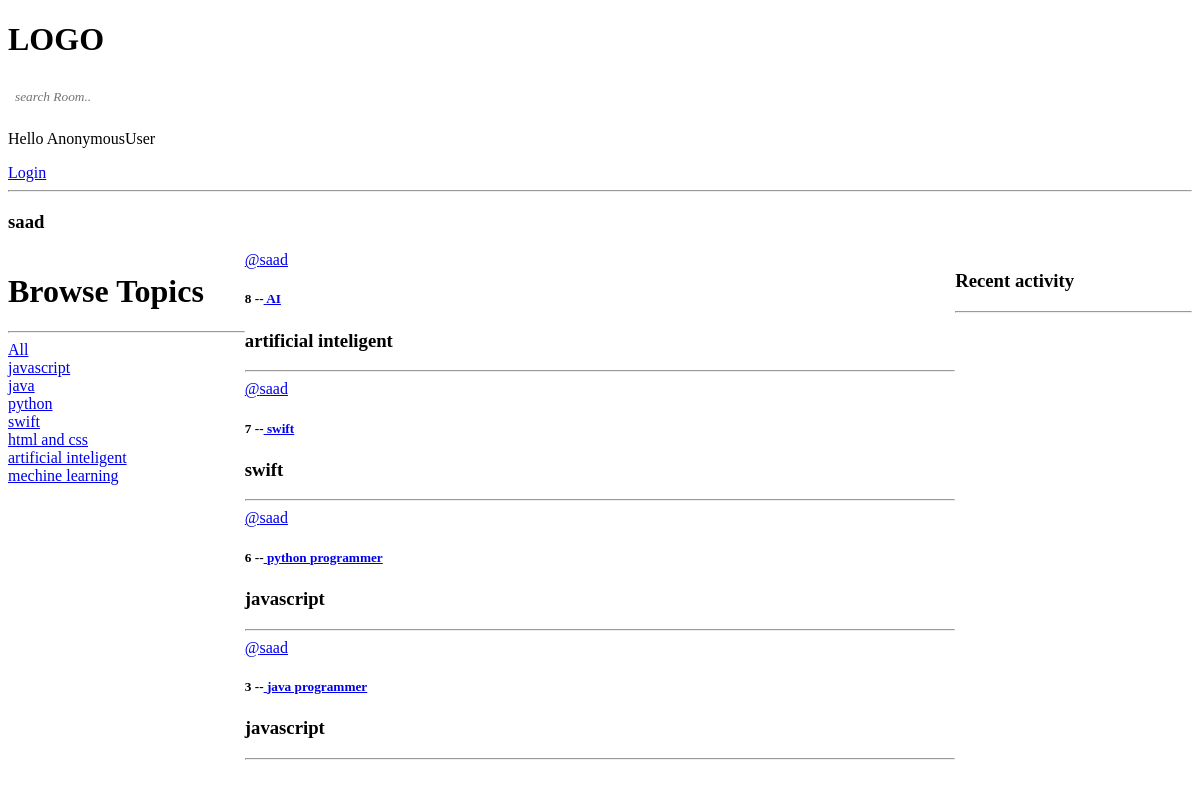
/user-profile/1, run on an earlier commit of the app's database.
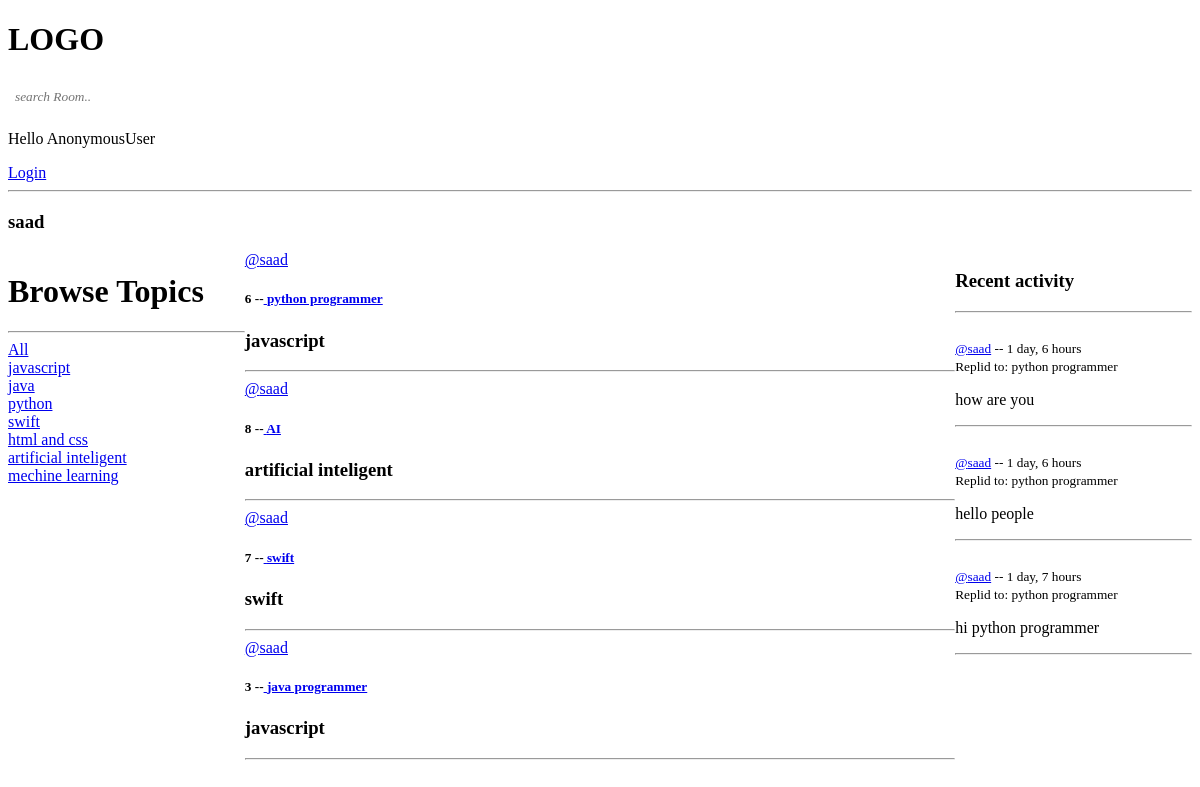
And on a later commit of the database.
### user/models.py (models this page shows)
class Topic (models.Model):
    name=models.CharField(max_length=200)
    def __str__(self):
        return self.name

class Room (models.Model):
    host =models.ForeignKey(User, on_delete=models.SET_NULL, null=True)
    topic =models.ForeignKey(Topic, on_delete=models.SET_NULL, null=True)
    name =models.CharField(max_length=200)
    description=models.TextField(null=True, blank=True)
    participants =models.ManyToManyField(
        User, related_name='participants', blank=True)
    updated=models.DateTimeField(auto_now=True)
    created=models.DateTimeField(auto_now_add=True)
    class Meta:
        ordering=['-updated','-created'] #
    def __str__(self) :
        return self.name

class Message (models.Model):
    user =models.ForeignKey(User, on_delete=models.CASCADE)
    room =models.ForeignKey(Room, on_delete=models.CASCADE)
    body =models.TextField(default='Default message')
    updated=models.DateTimeField(auto_now=True)
    created =models.DateTimeField(auto_now_add=True)
    class Meta:
        ordering=['-updated','-created']
    def __str__(self):
        return self.body[0:50]

### user/views.py (the view)
# urls.py: path('user-profile/<str:pk>', views.profile, name='user-profile'),
def profile (request, pk):
    user =User.objects.get(id=pk)
    rooms =user.room_set.all() # only show which user profile you want to check that user room contain you can see
    topics= Topic.objects.all()
    room_messages =user.message_set.all() # only show which user profile you want to check that user message you can see
    context={'user':user, 'rooms':rooms ,'topics':topics, 'room_messages':room_messages}
    return render (request, 'base/profile.html', context)

### templates/base/profile.html (shortened to what this page needs)
{% extends 'base/main.html' %}
{% block content %}
<h3> {{user.username}}</h3>
<div class="profile-container">
    <div>
        {% include 'base/topic_component.html' %}
    </div>
    <div>
        {% include 'base/feed_component.html' %}
    </div>
    <div>
       {% include 'base/activity_component.html' %}
    </div>
</div>
{% endblock content%}

### templates/base/topic_component.html
<h1> Browse Topics</h1>
<hr>
<div>
    <a class="topic-style" href="{% url 'home' %}">All</a>
</div>
 {% for topic in topics %}
    <div>
        <a class="topic-style" href ="{% url 'home' %}?q={{topic.name}}">{{topic.name}}</a>
    </div>
 {% endfor %}

### templates/base/feed_component.html (shortened to what this page needs)
{%for room in rooms%}
<div>
    <a href="{% url 'user-profile' room.host.id %}">@{{room.host.username}}</a>
    <h5>
    {{room.id}} --<a class="room-name-style" href="{% url 'room' room.id %}"> {{room.name}} </a>
    </h5>
    <h3 >{{room.topic}}</h3>
    <hr>
</div>
{% endfor %}

### templates/base/activity_component.html (shortened to what this page needs)
<h3>Recent activity </h3>
        <hr>
        <div>
            {% for message in room_messages %}
            <br>
            <small><a href="{% url 'user-profile' message.user.id %}">@{{message.user}}</a> -- {{message.created|timesince}}</small>
            <br>
            <small>Replid to: {{message.room}}</small>
            <p>{{message}}</p>
            <hr>
            {% endfor%}
        </div>

What changed in the data, as far as the page shows it:
changed Room "python programmer": moves up the list
added Message: user "saad", created "1 day, 6 hours", room "python programmer", body "how are you"
added Message: user "saad", created "1 day, 6 hours", room "python programmer", body "hello people"
added Message: user "saad", created "1 day, 7 hours", room "python programmer", body "hi python programmer"
